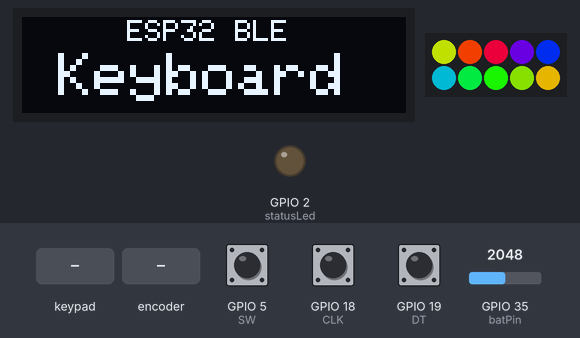
Bench run of a sketch on a simulated ESP32. Shown: 128×32 one-colour display, 5×2 RGB LED matrix (first LED top left, wired row by row), output pins drawn as LEDs (lit = HIGH). Wiring (inferred from the names in the program): 2×5 keypad with keys 0 1 2 3 4 5 6 7 8 9: rows GPIO 17, GPIO 16; columns GPIO 33, GPIO 14, GPIO 27, GPIO 26, GPIO 25. The inputs (shaded band) are chosen by the test bench; at power-on: GPIO 5 (SW) HIGH, GPIO 18 (CLK) HIGH, GPIO 19 (DT) HIGH, GPIO 35 (batPin) = 2048. Colours are those a GRB WS2812 strip shows for the declared byte order; USB keyboard and mouse output is not drawn; pins used as bus, display or sensor lines are not drawn; what the sketch prints to the serial monitor is not drawn.

Above: at 1.2 s.
1.3 s: key '0' pressed
At 1.58 s:
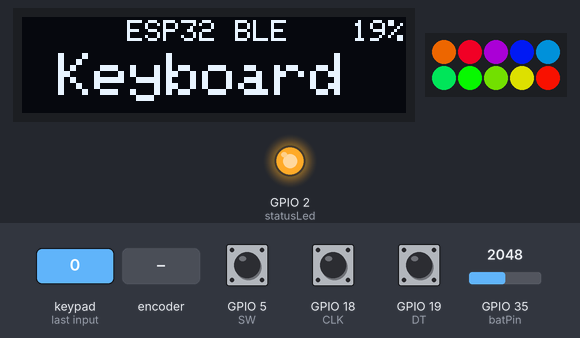
3.5 s: rotary encoder on GPIO 18 (CLK) / GPIO 19 (DT) turned 1 step (first pin leading)
At 3.68 s:
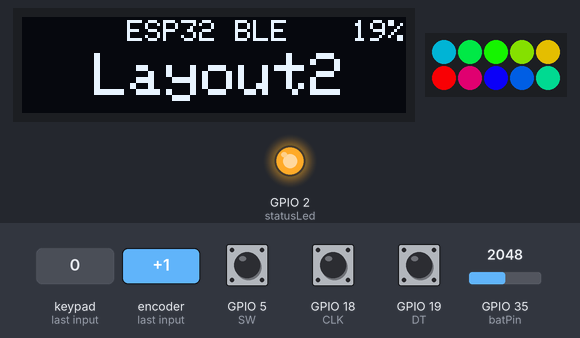
5.9 s: keypad keys 1 2 pressed 0.4 s apart
At 6.58 s:
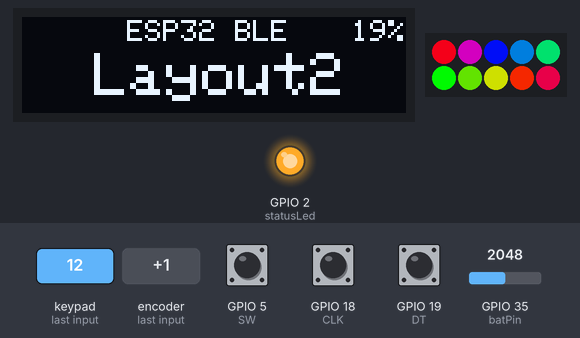
8.2 s: GPIO 5 (SW) pulled LOW for 0.15 s
At 8.66 s:
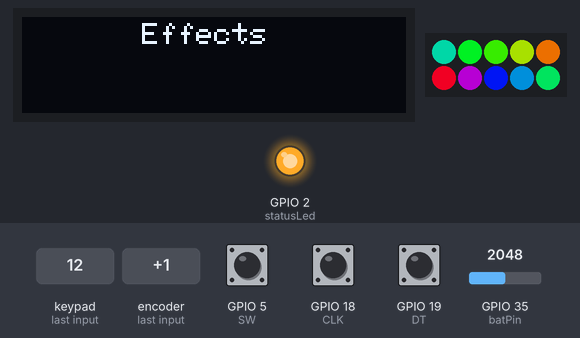
8.9 s: key '3' pressed
At 9.19 s:
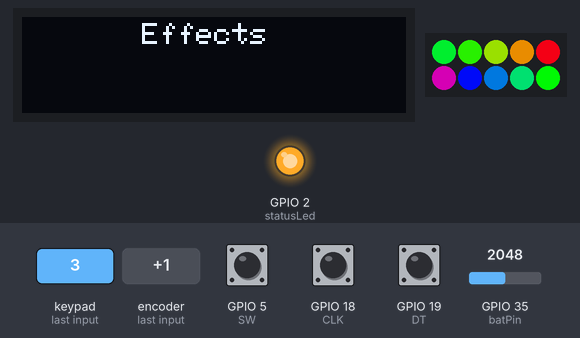
11.1 s: keypad keys 2 5 pressed 0.4 s apart
At 11.79 s:
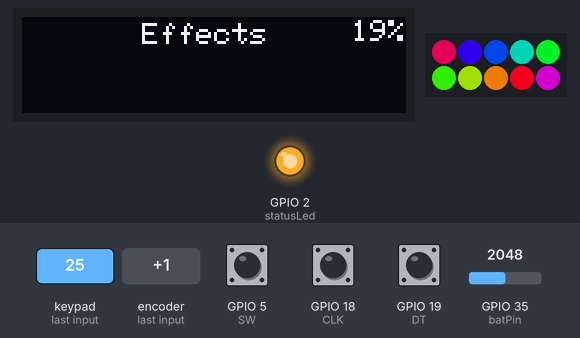
Timing chart, 0 to 14.1 s (numbered marks = the images above; inputs shaded):
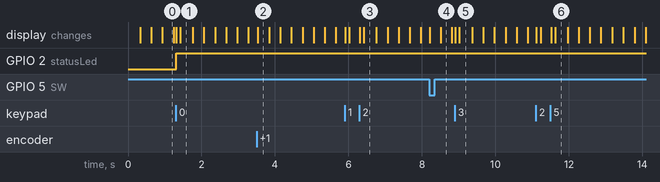

The sketch:

sketch.ino
```cpp
#include <Wire.h>
#include <Adafruit_GFX.h>
#include <Adafruit_SSD1306.h>
#include <BleKeyboard.h>
#include <FastLED.h>

#include "definition.h"
#include "layout.h"

BleKeyboard bleKeyboard("BLEkeyboard", "Manufacturer", 100);
Adafruit_SSD1306 display(128, 32, &Wire, -1);
CRGB leds[NUM_LEDS];
Menu menu;
Layout layout;
Effect effect;
Settings param;

void setup() {
  Serial.begin(115200);

  FastLED.addLeds<WS2812, DATA_PIN, RGB>(leds, NUM_LEDS);
  FastLED.setBrightness(brightness);

  if (!display.begin(SSD1306_SWITCHCAPVCC, 0x3C)) {
    Serial.println(F("SSD1306 allocation failed"));
    for (;;)
      ;
  }
  display.clearDisplay();
  display.display();
  display.setTextColor(WHITE, BLACK);
  display.cp437(true);

  display.clearDisplay();
  display.setTextSize(1);
  display.setCursor(35, 1);
  display.print("ESP32 BLE");
  display.setTextSize(2);
  display.setCursor(0, 12);
  display.print(" Keyboard ");
  display.display();

  pinMode(batPin, INPUT);
  pinMode(statusLed, OUTPUT);
  pinMode(CLK, INPUT_PULLUP);
  pinMode(DT, INPUT_PULLUP);
  pinMode(SW, INPUT_PULLUP);

  for (int i = 0; i < ROWS; i++) {
    pinMode(rowPins[i], INPUT_PULLDOWN);
  }
  for (int i = 0; i < COLS; i++) {
    pinMode(colPins[i], OUTPUT);
    digitalWrite(colPins[i], LOW);
  }
  bleKeyboard.begin();
}

void loop() {

  if (millis() - timer2 > 1000) {
    timer2 = millis();
    int adc = analogRead(batPin);
    vbat = adc * (3.3 / 4095.0) * 2;
    int percentage = map(vbat * 100, 290, 500, 0, 100);
    //bleKeyboard.setBatteryLevel(percentage);

    display.setTextSize(1);
    display.setCursor(110, 1);
    display.print(percentage);
    display.print("%");
    display.display();
  }

  if (digitalRead(SW) == LOW) {
    delay(250);
    display.clearDisplay();
    display.setTextSize(1);
    display.setCursor(40, 2);
    switch (menu) {
      case layer:
        menu = light;
        display.print("Effects");
        break;
      case light:
        menu = settings;
        display.print("Settings");
        break;
      case settings:
        menu = layer;
        display.print("Layout");
        break;
    }
    display.display();
  }

  bool clkValue = digitalRead(CLK);
  delay(10);
  if (clkValue == LOW) {
    int dtValue = digitalRead(DT);
    if (clkValue == LOW && dtValue == HIGH) {
      count += 1;
    }
    if (clkValue == LOW && dtValue == LOW) {
      count -= 1;
    }

    if (count < 0) count = 0;
    Serial.println(count);

    display.setTextSize(2);
    display.setCursor(0, 12);
    switch (menu) {
      case layer:
        switch (layout) {
          case layout1:
            layout = layout2;
            display.print("  Layout2  ");
            break;
          case layout2:
            layout = layout3;
            display.print("  Layout3  ");
            break;
          case layout3:
            layout = layout1;
            display.print("  Layout1  ");
            break;
          default:
            layout = layout1;
            display.print("  Layout1  ");
            break;
        }
        break;
      case light:
        switch (effect) {
          case effect1:
            effect = effect2;
            display.print(" Breathing ");
            break;
          case effect2:
            effect = effect3;
            display.print("  Fadeing  ");
            break;
          case effect3:
            effect = effect1;
            display.print("  Rainbow  ");
            break;
          default:
            effect = effect1;
            display.print("  Rainbow  ");
            break;
        }
        break;
      case settings:
        switch (param) {
          case color:
            param = opacity;
            display.print(" Brightness ");
            break;
          case opacity:
            param = speed;
            display.print("   Speed   ");
            break;
          case speed:
            param = color;
            display.print("   Color   ");
            break;
        }
        break;
    }
    display.display();
    delay(100);
  }

  if (millis() - timer > 10) {
    timer = millis();
    switch (effect) {
      // rainbow
      case effect1:
        fill_rainbow(leds, NUM_LEDS, hue, 30);
        FastLED.show();
        hue++;
        break;
      // fading
      case effect2:
        fill_solid(leds, NUM_LEDS, CHSV(hue, 255, brightness));
        FastLED.show();
        brightness = brightness + fadeAmount;
        if (brightness <= 5 || brightness >= 250) fadeAmount = -fadeAmount;
        break;
      // breathing
      case effect3:
        fill_solid(leds, NUM_LEDS, CHSV(hue, 255, 192));
        FastLED.show();
        hue++;
        break;
    }

    int key = getKey();
    if (key != -1) {
      int keyMap = customKey[layout][key];
      Serial.println((char)keyMap);

      if (bleKeyboard.isConnected()) {
        digitalWrite(statusLed, HIGH);
        bleKeyboard.write((char)keyMap);
        delay(100);
      } else {
        digitalWrite(statusLed, LOW);
      }
    }
  }
}

int getKey() {
  int k;
  int r, c;
  for (c = 0; c < COLS; c++) {
    digitalWrite(colPins[c], HIGH);
    delay(1);
    for (r = 0; r < ROWS; r++) {
      if (digitalRead(rowPins[r]) == HIGH) {
        digitalWrite(colPins[c], LOW);
        k = keys[r][c];
        return k;
      }
    }
    digitalWrite(colPins[c], LOW);
  }
  return -1;
}
```

definition.h
```cpp
// 5x2 key martix
//IP
#define R1 17
#define R2 16
//OP
#define C1 14
#define C2 27
#define C3 26
#define C4 25
#define C5 33

// rotary encoder
#define CLK     18
#define DT      19
#define SW      5

// neopixel backlight
#define NUM_LEDS 10
#define DATA_PIN 32

// battery voltage
#define batPin 35

// status indicator LED [connected/disconnected]
#define statusLed 2

float vbat = 3.7;
byte count = 0;
uint8_t hue = 0;
int brightness = 240;
int fadeAmount = 1;
unsigned long timer,timer2;
```

layout.h
```cpp
const byte ROWS = 2;
const byte COLS = 5;

char keys[ROWS][COLS] = {
  { 0 , 1 , 2 , 3 , 4 },
  { 5 , 6 , 7 , 8 , 9 }
};

byte rowPins[ROWS] = {R1, R2};
byte colPins[COLS] = {C1, C2, C3, C4, C5};

const byte numLayout = 3;
int customKey[numLayout][ROWS*COLS] = {
  //layout 1
  {'a','b','c','d','e',
   'f','g','h','i','j'},
  //layout 2
  {'1','2','3','4','5',
   '6','7','8','9','0'},
  //layout 3
  {'S','u','b','s','c',
   '!','e','b','i','r'},
};

enum Menu {
  layer,
  light,
  settings
};

enum Layout {
  layout1,
  layout2,
  layout3
};

enum Effect {
  effect1,
  effect2,
  effect3
};

enum Settings {
  color,
  opacity,
  speed
};
```

Measured:
- after the input at 1.3 s, GPIO 2 (statusLed): LOW → HIGH at once
- after the input at 3.5 s, the display: changes at once (image 2)
